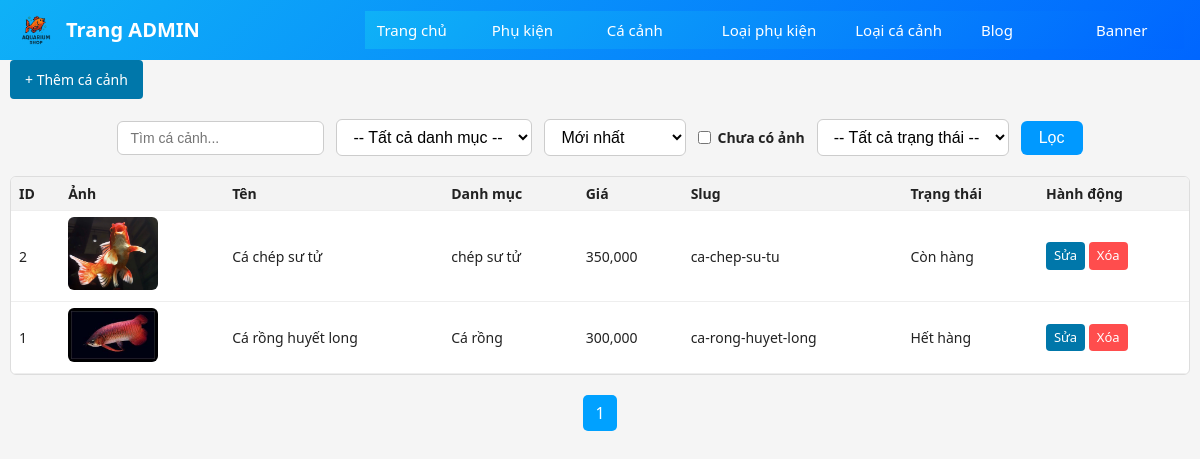
The app's page /admin/fishs.php (signed in) with its own data.
### tables this page shows
CREATE TABLE IF NOT EXISTS `fishs` (
  `id` int NOT NULL AUTO_INCREMENT,
  `category_id` int NOT NULL,
  `name` varchar(255) NOT NULL,
  `slug` varchar(191) NOT NULL,
  `price` int DEFAULT '0',
  `thumbnail` varchar(255) DEFAULT NULL,
  `description` text,
  `created_at` timestamp NULL DEFAULT CURRENT_TIMESTAMP,
  `status` tinyint(1) NOT NULL DEFAULT '1',
  PRIMARY KEY (`id`),
  UNIQUE KEY `slug` (`slug`),
  KEY `category_id` (`category_id`)
);

CREATE TABLE IF NOT EXISTS `fish_categories` (
  `id` int NOT NULL AUTO_INCREMENT,
  `name` varchar(255) NOT NULL,
  `slug` varchar(191) NOT NULL,
  PRIMARY KEY (`id`),
  UNIQUE KEY `slug` (`slug`)
);

### admin/fishs.php (the view, shortened to what this page needs)
<?php
include __DIR__ . '/../includes/db.php';
$searchKeyword      = isset($_GET['keyword']) ? trim($_GET['keyword']) : '';
$sortOption         = isset($_GET['sort']) ? $_GET['sort'] : 'newest';
$filterNoImage      = isset($_GET['no_image']) ? (int)$_GET['no_image'] : 0;
$filterStatus       = isset($_GET['status']) ? (int)$_GET['status'] : -1;
$currentFilters     = $_GET;
$returnQuery = http_build_query($currentFilters);
$limit = 20;
$page = isset($_GET['page']) ? (int) $_GET['page'] : 1;
$offset = ($page - 1) * $limit;
$countSql = "SELECT COUNT(*) AS total FROM fishs WHERE 1";
$countRes = mysqli_query($conn, $countSql);
$totalRows = mysqli_fetch_assoc($countRes)['total'];
$totalPages = ceil($totalRows / $limit);
$orderBy = "f.created_at DESC";
$sql = "SELECT f.*, c.name AS category_name
        FROM fishs f
        LEFT JOIN fish_categories c ON f.category_id = c.id
        WHERE 1";
$sql .= " ORDER BY $orderBy LIMIT $limit OFFSET $offset";
$res = mysqli_query($conn, $sql);
?>
<?php include __DIR__ . '/admin-header.php'; ?>
<link rel="stylesheet" href="./assets/products.css">
<div class="container">
    <div style="margin-bottom: 10px;">
        <a class="btn" href="./fish-form.php<?= $returnQuery ? ('?return=' . urlencode($returnQuery)) : '' ?>">+ Thêm cá cảnh</a>
    </div>
<div class="filter-box">
  <form method="get" id="filterForm">
    <div class="filter-row">
      <div class="filter-item">
        <input
          type="text"
          name="keyword"
          placeholder="Tìm cá cảnh..."
          value="<?= htmlspecialchars($searchKeyword) ?>"
        >
      </div>
      <div class="filter-item">
        <select name="category_id" onchange="filterForm.submit()">
          <option value="0">-- Tất cả danh mục --</option>
        </select>
      </div>
      <div class="filter-item">
        <select name="sort" onchange="filterForm.submit()">
          <option value="newest"      <?= $sortOption=='newest'?'selected':'' ?>>Mới nhất</option>
        </select>
      </div>
      <div class="filter-item" style="display:flex; align-items:center; gap:6px;">
        <input type="checkbox" id="no_image" name="no_image" value="1" <?= $filterNoImage ? 'checked' : '' ?> onchange="filterForm.submit()">
        <label for="no_image" style="margin:0;">Chưa có ảnh</label>
      </div>
      <div class="filter-item">
        <select name="status" onchange="filterForm.submit()">
          <option value="-1" <?= $filterStatus===-1 ? 'selected' : '' ?>>-- Tất cả trạng thái --</option>
        </select>
      </div>
      <button class="btn-filter" type="submit">Lọc</button>
    </div>
  </form>
</div>
    <div class="table-wrapper">
        <table class="table">
            <tr>
                <th>ID</th>
                <th>Ảnh</th>
                <th>Tên</th>
                <th>Danh mục</th>
                <th>Giá</th>
                <th>Slug</th>
                <th>Trạng thái</th>
                <th>Hành động</th>
            </tr>
            <?php while ($row = mysqli_fetch_assoc($res)): ?>
                <tr>
                    <td><?= $row['id'] ?></td>
                    <td>
                        <?php
                            $thumbnail = $row['thumbnail'];
                            if ($thumbnail) {
                        ?>
                            <img src="<?= "." . htmlspecialchars($thumbnail) ?>"
                                 alt="<?= htmlspecialchars($row['name']) ?>"
                                 style="width: 90px; border-radius:6px;">
                        <?php } else { echo "N/A"; } ?>
                    </td>
                    <td><?= htmlspecialchars($row['name']) ?></td>
                    <td><?= htmlspecialchars($row['category_name'] ?? 'N/A') ?></td>
                    <td><?= number_format($row['price']) ?></td>
                    <td><?= htmlspecialchars($row['slug']) ?></td>
                    <td><?= ((int)$row['status'] === 1) ? 'Còn hàng' : 'Hết hàng' ?></td>
                    <td>
                        <a class="btn small" href="./fish-form.php?id=<?= $row['id'] ?><?= $returnQuery ? ('&return=' . urlencode($returnQuery)) : '' ?>">Sửa</a>
                        <a class="btn small danger"
                           href="./fishs.php?delete=<?= $row['id'] ?>"
                           onclick="return confirm('Xóa sản phẩm này?');">Xóa</a>
                    </td>
                </tr>
            <?php endwhile; ?>
        </table>
    </div>
    <div class="pagination">
        <?php
          $baseQuery = $_GET;
          for ($i = 1; $i <= $totalPages; $i++):
            $baseQuery['page'] = $i;
            $link = '?' . http_build_query($baseQuery);
        ?>
            <a class="<?= ($i == $page) ? 'active' : '' ?>" href="<?= $link ?>"><?= $i ?></a>
        <?php endfor;
        ?>
    </div>
</div>

### assets/css/style.css (style rules this page uses)
* { box-sizing: border-box; margin: 0; padding: 0; }
body { font-family: system-ui, -apple-system, BlinkMacSystemFont, "Segoe UI", sans-serif; background: #f5f5f5; color: #222; line-height: 1.5; margin: 0px; max-width: 100%; max-width: 100vw; }
a { color: inherit; text-decoration: none; }
.container { width: 100%; max-width: 1280px; margin: 0 auto; padding: 0 10px; }
form { display: flex; flex-direction: column; gap: 10px; }
label { font-weight: 600; font-size: 14px; }
input[type="text"], input[type="password"], input[type="number"], textarea, select { width: 100%; max-width: 100%; padding: 8px 10px; border-radius: 4px; border: 1px solid #ccc; font-size: 14px; }
.btn, button { display: inline-block; padding: 9px 15px; border: none; background: #0077aa; color: #fff; border-radius: 4px; cursor: pointer; font-size: 14px; }
.table-wrapper { width: 100%; overflow-x: auto; background: #fff; border-radius: 6px; border: 1px solid #ddd; margin-top: 15px; }
.table { width: 100%; border-collapse: collapse; min-width: 600px; }
.table th, .table td { border-bottom: 1px solid #eee; padding: 6px 8px; font-size: 14px; text-align: left; }
.table th { background: #f3f3f3; font-weight: 600; }
button, input, select, textarea, a { -webkit-text-size-adjust: 100%; font-size: 16px; }

### admin/assets/products.css (style rules this page uses)
.pagination { margin-top: 20px; text-align: center; }
.pagination a { padding: 6px 12px; background: #eee; margin: 0 4px; text-decoration: none; border-radius: 5px; color: #333; display: inline-block; }
.pagination .active { background: #00a1ff; color: #fff; }
.btn.small { padding: 4px 8px; font-size: 13px; }
.btn.danger { background: #ff4d4d; }
.filter-box { width: 100%; margin: 20px auto; text-align: center; }
.filter-row { display: flex; justify-content: center; align-items: center; gap: 12px; flex-wrap: wrap; }
.filter-item select, .filter-item input { padding: 8px 12px; border: 1px solid #ccc; border-radius: 6px; background: white; outline: none; }
.btn-filter { padding: 8px 18px; background: #0099ff; border: none; border-radius: 6px; color: white; cursor: pointer; transition: 0.2s; }

### records on screen
fishs: id "2", thumbnail (picture), name "Cá chép sư tử", fish_categories.name "chép sư tử", price "350,000", slug "ca-chep-su-tu", status "Còn hàng"
fishs: id "1", thumbnail (picture), name "Cá rồng huyết long", fish_categories.name "Cá rồng", price "300,000", slug "ca-rong-huyet-long", status "Hết hàng"
